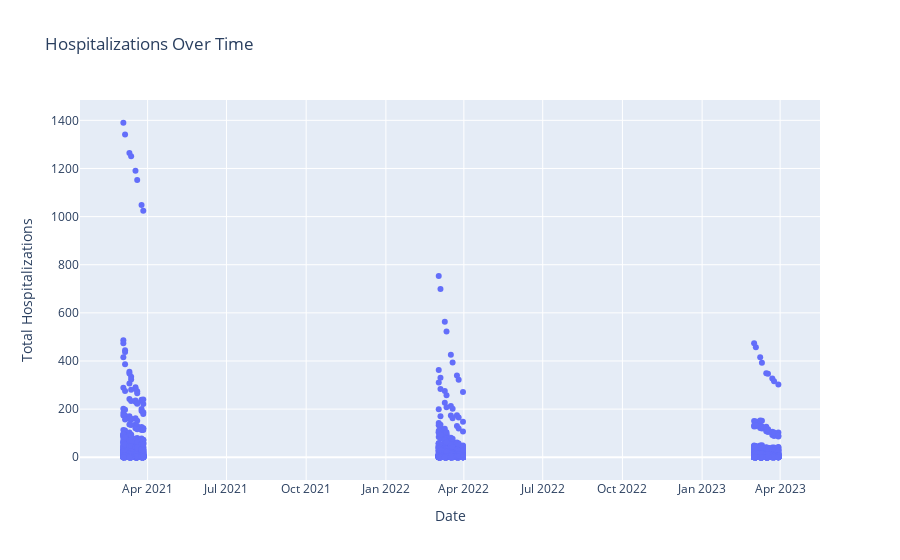

The notebook cell this image was saved under:
### Code cell
import plotly.graph_objs as go
import ipywidgets as widgets
from IPython.display import display
import requests
from datetime import datetime
import pandas as pd
from config import api_key

# Function to fetch COVID data
def fetch_covid_data(url):
    try:
        response = requests.get(url)
        response.raise_for_status()  # Raise an exception for bad status codes
        return response.json()
    except requests.exceptions.RequestException as e:
        print(f"Error fetching data: {e}")
        return None

# Function to extract 'currentUsageCovid' data for March of specified years
def extract_current_usage_covid(data, years):
    current_usage_covid = []
    for county_data in data:
        county_name = county_data["county"]
        for date_entry in county_data["actualsTimeseries"]:
            date = datetime.strptime(date_entry.get("date"), '%Y-%m-%d')
            if date.year in years and date.month == 3:
                hospital_beds = date_entry.get("hospitalBeds", {})
                if hospital_beds and 'currentUsageCovid' in hospital_beds:
                    current_usage_covid.append({
                        "County": county_name,
                        "Date": date.strftime('%Y-%m-%d'),
                        "Hospitalizations": hospital_beds['currentUsageCovid']
                    })
    return current_usage_covid

# Function to create DataFrame
def create_dataframe(data):
    return pd.DataFrame(data)

# URL for COVID data
url = "https://api.covidactnow.org/v2/county/TX.timeseries.json"

# Years to extract data for
years = [2021, 2022, 2023]

# Fetch data for March of 2021
start_date_2021 = datetime(2021, 3, 1)
end_date_2021 = datetime(2021, 3, 31)
query_url_2021 = f"{url}?apiKey={api_key}&start={start_date_2021.strftime('%Y-%m-%d')}&end={end_date_2021.strftime('%Y-%m-%d')}"
covid_data_2021 = fetch_covid_data(query_url_2021)

# Fetch data for March of 2022
start_date_2022 = datetime(2022, 3, 1)
end_date_2022 = datetime(2022, 3, 31)
query_url_2022 = f"{url}?apiKey={api_key}&start={start_date_2022.strftime('%Y-%m-%d')}&end={end_date_2022.strftime('%Y-%m-%d')}"
covid_data_2022 = fetch_covid_data(query_url_2022)

# Fetch data for March of 2023
start_date_2023 = datetime(2023, 3, 1)
end_date_2023 = datetime(2023, 3, 31)
query_url_2023 = f"{url}?apiKey={api_key}&start={start_date_2023.strftime('%Y-%m-%d')}&end={end_date_2023.strftime('%Y-%m-%d')}"
covid_data_2023 = fetch_covid_data(query_url_2023)

# Extract 'currentUsageCovid' data for each year
current_usage_covid_2021 = extract_current_usage_covid(covid_data_2021, years)
current_usage_covid_2022 = extract_current_usage_covid(covid_data_2022, years)
current_usage_covid_2023 = extract_current_usage_covid(covid_data_2023, years)

# Create DataFrames
df_2021 = create_dataframe(current_usage_covid_2021)
df_2022 = create_dataframe(current_usage_covid_2022)
df_2023 = create_dataframe(current_usage_covid_2023)

# Function to update the plot based on the selected year
def update_plot(year):
    if year == 2021:
        df = df_2021
    elif year == 2022:
        df = df_2022
    elif year == 2023:
        df = df_2023
    
    fig = go.Figure()
    fig.add_trace(go.Scatter(x=df['Date'], y=df['Hospitalizations'], mode='lines+markers', name='Total Hospitalizations'))
    fig.update_layout(title='Hospitalizations Over Time', xaxis_title='Date', yaxis_title='Total Hospitalizations')
    fig.show()


# Create a dropdown widget for selecting the year
year_dropdown = widgets.Dropdown(options=[2021, 2022, 2023], value=2021, description='Year:')

# Register the update_plot function with the dropdown widget
widgets.interactive(update_plot, year=year_dropdown)

### Figure 1 — Plotly figure (JSON) as saved in the notebook; plotly's stock layout.template omitted (floating-point values rounded to 4 significant figures; data arrays with more than 128 entries replaced by an {"elided": "..."} marker saying what was removed)
{"data": [{"mode": "lines+markers", "name": "Total Hospitalizations", "type": "scatter", "x": {"elided": "23622 str values"}, "y": {"elided": "23622 int values"}}], "layout": {"title": {"text": "Hospitalizations Over Time"}, "xaxis": {"title": {"text": "Date"}}, "yaxis": {"title": {"text": "Total Hospitalizations"}}}}
